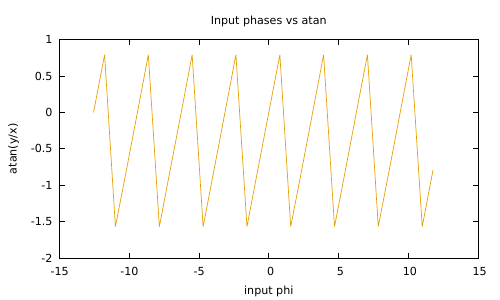

gnuplot code for this plot:
set terminal pdf
set output "phases_cpp.pdf"

set title "Input phases vs atan"
set xlabel "input phi"
set ylabel "atan(y/x)"

p 'phases.txt' u 1:7 t "" w l lt 4
